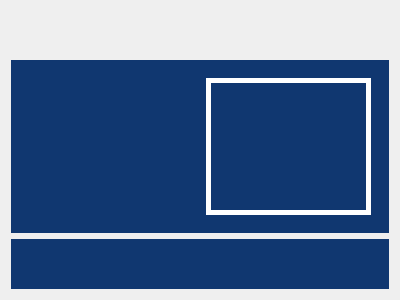
  <widget class="QMessageDialog" name="msgbox">
   <property name="geometry">
    <rect>
     <x>782</x>
     <y>362</y>
     <width>400</width>
     <height>300</height>
    </rect>
   </property>
   <property name="modal">
    <bool>false</bool>
   </property>
   <layout class="QGridLayout" name="gridLayout">
    <item row="0" column="0" colspan="5">
     <widget class="QWidget" name="tabMsgBoxTitle" native="true">
      <layout class="QGridLayout" name="gridLayoutMsgBoxTitle">
       <item row="0" column="0">
        <widget class="QLabel" name="lblMsgBoxTitleBar">
         <property name="styleSheet">
          <string notr="true">background: transparent</string>
         </property>
         <property name="alignment">
          <set>Qt::AlignLeading|Qt::AlignLeft|Qt::AlignVCenter</set>
         </property>
        </widget>
       </item>
      </layout>
     </widget>
    </item>
    <item row="1" column="0" rowspan="4" colspan="5">
     <widget class="QWidget" name="tabError" native="true">
      <property name="styleSheet">
       <string notr="true">background-color: rgb(16, 55, 112);</string>
      </property>
      <layout class="QGridLayout" name="gridLayoutError">
       <item row="0" column="0">
        <widget class="QWidget" name="wgtErrorDialog" native="true">
         <layout class="QGridLayout" name="msgErrorDialogLayout">
          <item row="0" column="0">
           <widget class="QLabel" name="msgErrorIcon">
            <property name="styleSheet">
             <string notr="true">background: transparent; color: white
                                  </string>
            </property>
            <property name="alignment">
             <set>Qt::AlignCenter</set>
            </property>
           </widget>
          </item>
          <item row="0" column="1" colspan="5">
           <widget class="QLabel" name="msgErrorTitle">
            <property name="styleSheet">
             <string notr="true">background: transparent; color: white
                                  </string>
            </property>
            <property name="wordWrap">
             <bool>true</bool>
            </property>
           </widget>
          </item>
          <item row="0" column="6">
           <widget class="QLabel" name="msgErrorQRcode">
            <property name="styleSheet">
             <string notr="true">background: transparent; color: white
                                  </string>
            </property>
            <property name="alignment">
             <set>Qt::AlignCenter</set>
            </property>
           </widget>
          </item>
          <item row="1" column="0" rowspan="3" colspan="6">
           <widget class="QLabel" name="msgErrorContent">
            <property name="styleSheet">
             <string notr="true">background: transparent; color: white
                                  </string>
            </property>
            <property name="alignment">
             <set>Qt::AlignCenter</set>
            </property>
           </widget>
          </item>
          <item row="5" column="0" colspan="6">
           <widget class="QLabel" name="msgErrorStatus">
            <property name="styleSheet">
             <string notr="true">background: transparent; color: white
                                  </string>
            </property>
            <property name="alignment">
             <set>Qt::AlignCenter</set>
            </property>
           </widget>
          </item>
         </layout>
        </widget>
       </item>
       <item row="0" column="0">
        <widget class="QWidget" name="wgtErrorChecking" native="true">
         <layout class="QGridLayout" name="msgErrorCheckingLayout">
          <item row="0" column="0">
           <widget class="QLabel" name="lblErrorTickBox1">
            <property name="styleSheet">
             <string notr="true">background: transparent
                                  </string>
            </property>
           </widget>
          </item>
          <item row="0" column="1" colspan="3">
           <widget class="QLabel" name="lblErrorText1">
            <property name="styleSheet">
             <string notr="true">background: transparent; color: white;
                                  </string>
            </property>
           </widget>
          </item>
          <item row="1" column="0">
           <widget class="QLabel" name="lblErrorTickBox2">
            <property name="styleSheet">
             <string notr="true">background: transparent
                                  </string>
            </property>
           </widget>
          </item>
          <item row="1" column="1" colspan="3">
           <widget class="QLabel" name="lblErrorText2">
            <property name="styleSheet">
             <string notr="true">background: transparent; color: white;
                                  </string>
            </property>
           </widget>
          </item>
          <item row="2" column="0">
           <widget class="QLabel" name="lblErrorTickBox3">
            <property name="styleSheet">
             <string notr="true">background: transparent
                                  </string>
            </property>
           </widget>
          </item>
          <item row="2" column="1" colspan="3">
           <widget class="QLabel" name="lblErrorText3">
            <property name="styleSheet">
             <string notr="true">background: transparent; color: white;
                                  </string>
            </property>
           </widget>
          </item>
          <item row="3" column="0">
           <widget class="QLabel" name="lblErrorTickBox4">
            <property name="styleSheet">
             <string notr="true">background: transparent
                                  </string>
            </property>
           </widget>
          </item>
          <item row="3" column="1" colspan="3">
           <widget class="QLabel" name="lblErrorText4">
            <property name="styleSheet">
             <string notr="true">background: transparent; color: white;
                                  </string>
            </property>
           </widget>
          </item>
          <item row="0" column="5" rowspan="4" colspan="4">
           <widget class="QLabel" name="lblErrorMessages">
            <property name="styleSheet">
             <string notr="true">background: transparent; border: 5px solid white; color: white;
                                    padding: 5px
                                  </string>
            </property>
            <property name="frameShape">
             <enum>QFrame::Box</enum>
            </property>
            <property name="wordWrap">
             <bool>true</bool>
            </property>
           </widget>
          </item>
         </layout>
        </widget>
       </item>
      </layout>
     </widget>
    </item>
    <item row="5" column="0" colspan="5">
     <widget class="QWidget" name="wgtMsgBoxFooter" native="true">
      <property name="styleSheet">
       <string notr="true">background-color: rgb(16, 55, 112);</string>
      </property>
      <layout class="QGridLayout" name="gridLayoutMsgBoxFooter">
       <item row="0" column="0">
        <widget class="QWidget" name="wgtMsgBoxFooterBar" native="true">
         <layout class="QGridLayout" name="gridLayoutMsgBoxFooterBar">
          <item row="0" column="0" colspan="2">
           <widget class="QLabel" name="msgBoxFooterStatus">
            <property name="styleSheet">
             <string notr="true">background: transparent; color: white;
                                  </string>
            </property>
            <property name="alignment">
             <set>Qt::AlignCenter</set>
            </property>
           </widget>
          </item>
         </layout>
        </widget>
       </item>
      </layout>
     </widget>
    </item>
   </layout>
  </widget>
